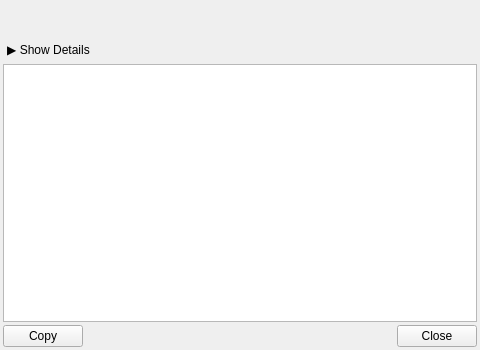
<?xml version="1.0" encoding="UTF-8"?>
<ui version="4.0">
 <class>ErrorDialog</class>
 <widget class="QDialog" name="ErrorDialog">
  <property name="geometry">
   <rect>
    <x>0</x>
    <y>0</y>
    <width>480</width>
    <height>350</height>
   </rect>
  </property>
  <property name="windowTitle">
   <string>Error</string>
  </property>
  <layout class="QVBoxLayout" name="lyt_main">
   <property name="spacing">
    <number>3</number>
   </property>
   <property name="leftMargin">
    <number>3</number>
   </property>
   <property name="topMargin">
    <number>3</number>
   </property>
   <property name="rightMargin">
    <number>3</number>
   </property>
   <property name="bottomMargin">
    <number>3</number>
   </property>
   <item>
    <layout class="QHBoxLayout" name="lyt_header">
     <property name="spacing">
      <number>6</number>
     </property>
     <item>
      <widget class="QLabel" name="lbl_icon">
       <property name="minimumSize">
        <size>
         <width>32</width>
         <height>32</height>
        </size>
       </property>
       <property name="maximumSize">
        <size>
         <width>32</width>
         <height>32</height>
        </size>
       </property>
      </widget>
     </item>
     <item>
      <widget class="QLabel" name="lbl_title">
       <property name="text">
        <string/>
       </property>
      </widget>
     </item>
    </layout>
   </item>
   <item>
    <layout class="QHBoxLayout" name="lyt_toggle">
     <item>
      <widget class="QPushButton" name="btn_details_toggle">
       <property name="text">
        <string>▶ Show Details</string>
       </property>
       <property name="checkable">
        <bool>true</bool>
       </property>
       <property name="flat">
        <bool>true</bool>
       </property>
      </widget>
     </item>
     <item>
      <spacer name="spc_toggle_spacer">
       <property name="orientation">
        <enum>Qt::Horizontal</enum>
       </property>
       <property name="sizeHint" stdset="0">
        <size>
         <width>0</width>
         <height>0</height>
        </size>
       </property>
      </spacer>
     </item>
    </layout>
   </item>
   <item>
    <widget class="QTextEdit" name="te_error_details">
     <property name="sizePolicy">
      <sizepolicy hsizetype="Expanding" vsizetype="Expanding">
       <horstretch>0</horstretch>
       <verstretch>1</verstretch>
      </sizepolicy>
     </property>
     <property name="visible">
      <bool>false</bool>
     </property>
     <property name="lineWrapMode">
      <enum>QTextEdit::NoWrap</enum>
     </property>
     <property name="readOnly">
      <bool>true</bool>
     </property>
    </widget>
   </item>
   <item>
    <layout class="QHBoxLayout" name="lyt_buttons">
     <item>
      <widget class="QPushButton" name="btn_copy">
       <property name="text">
        <string>Copy</string>
       </property>
      </widget>
     </item>
     <item>
      <spacer name="spc_button_spacer">
       <property name="orientation">
        <enum>Qt::Horizontal</enum>
       </property>
       <property name="sizeHint" stdset="0">
        <size>
         <width>0</width>
         <height>0</height>
        </size>
       </property>
      </spacer>
     </item>
     <item>
      <widget class="QPushButton" name="btn_close">
       <property name="text">
        <string>Close</string>
       </property>
      </widget>
     </item>
    </layout>
   </item>
  </layout>
 </widget>
 <resources/>
 <connections/>
</ui>
